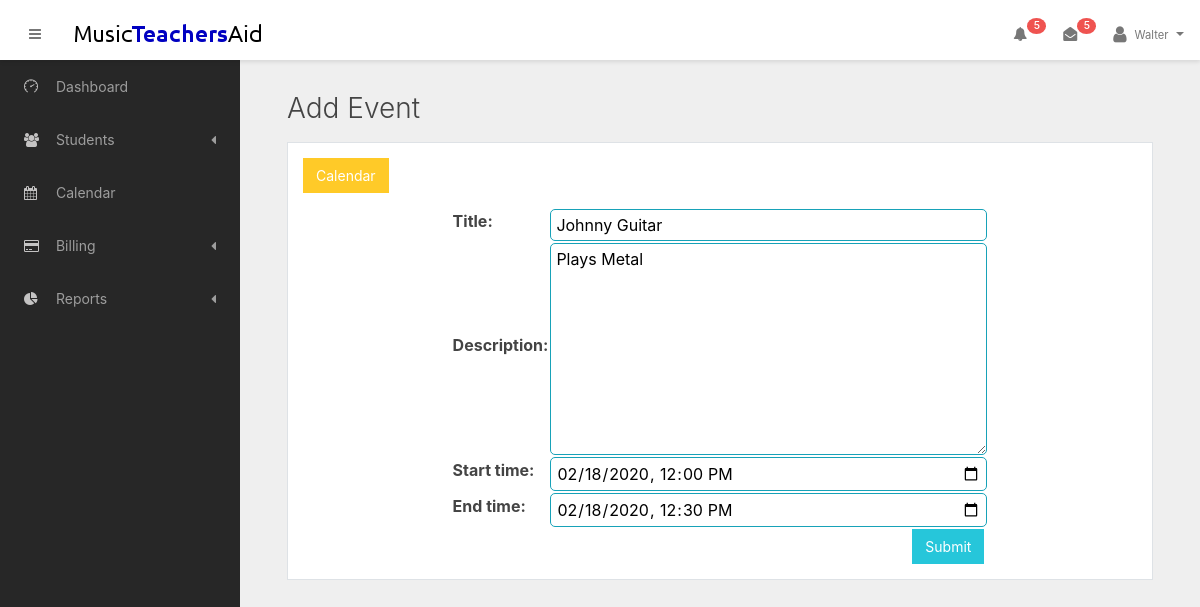
/event/edit/1/ (signed in), run on an earlier commit of the app's database.
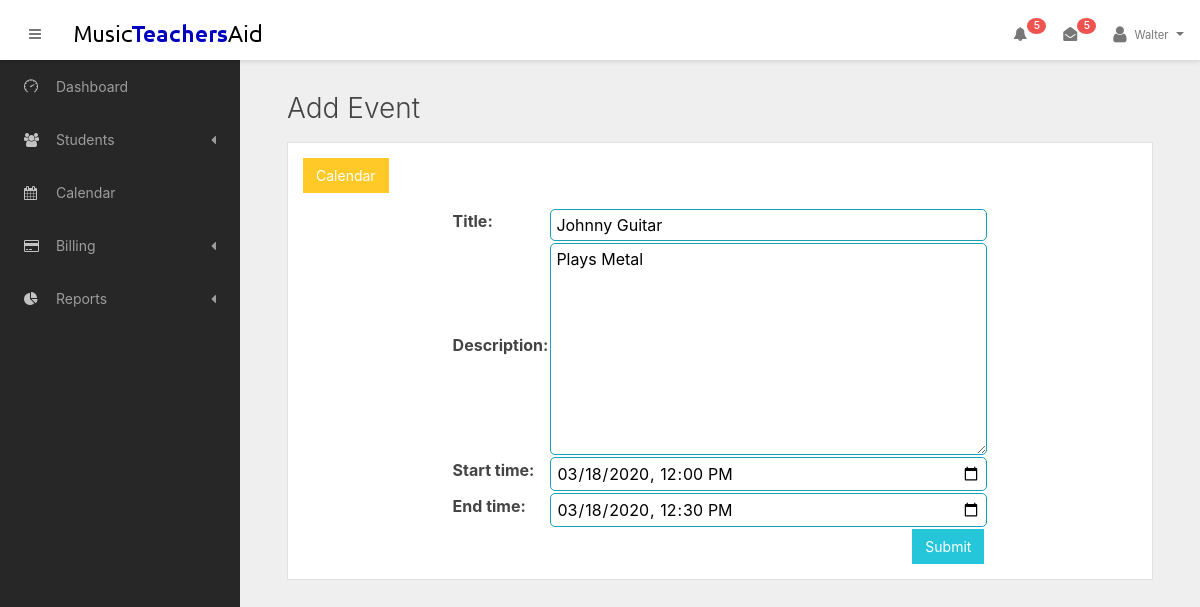
And on a later commit of the database.
### cal/models.py (models this page shows, shortened)
class Event(models.Model):
    title = models.CharField(max_length=200)
    description = models.TextField()
    start_time = models.DateTimeField()
    end_time = models.DateTimeField()

### cal/views.py (the view)
# urls.py: url(r'^event/edit/(?P<event_id>\d+)/$', views.event, name='event_edit'),
@login_required
def event(request, event_id=None):
    instance = Event()
    if event_id:
        instance = get_object_or_404(Event, pk=event_id)
    else:
        instance = Event()
    form = EventForm(request.POST or None, instance=instance)
    if request.POST and form.is_valid():
        form.save()
        return HttpResponseRedirect(reverse('cal:calendar'))
    return render(request, 'cal/event.html', {'form': form})

### cal/forms.py
class EventForm(ModelForm):
    class Meta:
        model = Event
        widgets = {
            'start_time': DateInput(attrs={'type': 'datetime-local'}, format='%Y-%m-%dT%H:%M'),
            'end_time': DateInput(attrs={'type': 'datetime-local'}, format='%Y-%m-%dT%H:%M'),
        }
        fields = '__all__'
    def __init__(self, *args, **kwargs):
        super(EventForm, self).__init__(*args, **kwargs)
        self.fields['start_time'].input_formats = ('%Y-%m-%dT%H:%M',)
        self.fields['end_time'].input_formats = ('%Y-%m-%dT%H:%M',)

### cal/templates/cal/event.html (shortened to what this page needs)
<link rel="stylesheet" type="text/css" href="/static/cal/css/styles.css">
{% extends "base-dashboard.html" %}
{% block content %}
<div class="col-md-12">
    <h2>Add Event</h2>
    <div class="card">
        <div class="clearfix">
            <a class="btn btn-warning left" href="{% url 'cal:calendar' %}"> Calendar </a>
        </div>
        <form method="post">
            <table class="form form-table">
                {{ form }}
                <tr>
                    <td colspan="2">
                        <button type="submit" class="btn btn-info right"> Submit</button>
                    </td>
                </tr>
            </table>
        </form>
    </div>
</div>
{% endblock %}

### templates/base-dashboard.html (shortened to what this page needs)
{% load staticfiles %}
<!DOCTYPE html>
<html lang="en">
<head>
    <link rel="stylesheet" type="text/css" href="{% static 'cal/css/styles.css' %}">
    <link rel="stylesheet" type="text/css"
          href="{% static 'webapp/vendor/simple-line-icons/css/simple-line-icons.css' %}">
    <link rel="stylesheet" type="text/css" href="{% static 'webapp/vendor/font-awesome/css/font-awesome.min.css' %}">
    <link rel="stylesheet" type="text/css" href="{% static 'webapp/css/styles.css' %}">
    {% load bootstrap4 %}
</head>
<body class="sidebar-fixed header-fixed">
<div class="page-wrapper">
    <nav class="navbar page-header">
        <a href="#" class="btn btn-link sidebar-toggle d-md-down-none">
            <i class="fa fa-bars"></i>
        </a>
        <a class="navbar-brand" href="{% url 'dashboard' %}">
            <img src="{% static 'webapp/imgs/logo-mta.png' %}" alt="logo">
        </a>
        <ul class="navbar-nav ml-auto">
            <li class="nav-item d-md-down-none">
                <a href="#">
                    <i class="fa fa-bell"></i>
                    <span class="badge badge-pill badge-danger">5</span>
                </a>
            </li>
            <li class="nav-item d-md-down-none">
                <a href="#">
                    <i class="fa fa-envelope-open"></i>
                    <span class="badge badge-pill badge-danger">5</span>
                </a>
            </li>
            <li class="nav-item dropdown">
                <a class="nav-link dropdown-toggle" href="#" role="button" data-toggle="dropdown" aria-haspopup="true"
                   aria-expanded="false">
                    <i class="fa fa-user fa-lg" aria-hidden="true"></i>
                    <span class="small ml-1 d-md-down-none">{{ user.first_name }}</span>
                </a>
            </li>
        </ul>
    </nav>
    <div class="main-container">
        <div class="sidebar">
            <nav class="sidebar-nav">
                <ul class="nav">
                    <li class="nav-item">
                        <a href="{% url 'dashboard' %}"
                           class="nav-link {% if request.get_full_path == '/account/' %} active {% else %} {% endif %}">
                            <i class="icon icon-speedometer"></i> Dashboard
                        </a>
                    </li>
                    <li class="nav-item nav-dropdown">
                        <a href="#"
                           class="nav-link nav-dropdown-toggle ">
                            <i class="fa fa-users"></i> Students <i class="fa fa-caret-left"></i>
                        </a>
                    </li>
                    <li class="nav-item">
                        <a href="{% url 'cal:calendar' %}"
                           class="nav-link {% if request.get_full_path == '/calendar/' %} active {% else %} {% endif %}">
                            <i class="fa fa-calendar"></i> Calendar
                        </a>
                    </li>
                    <li class="nav-item nav-dropdown">
                        <a href="#"
                           class="nav-link nav-dropdown-toggle">
                            <i class="fa fa-credit-card"></i> Billing <i class="fa fa-caret-left"></i>
                        </a>
                    </li>
                    <li class="nav-item nav-dropdown">
                        <a href="#"
                           class="nav-link nav-dropdown-toggle">
                            <i class="fa fa-pie-chart"></i> Reports <i class="fa fa-caret-left"></i>
                        </a>
                    </li>
                </ul>
            </nav>
        </div>
        <div class="content">
            <div class="container-fluid">
                <div class="row">
                    {% block content %}
                    {% endblock %}
                </div>
            </div>
        </div>
    </div>
</div>
</body>
</html>

### cal/static/cal/css/styles.css (style rules this page uses)
body { font-family: "ptsans", "Lato", "Helvetica Neue", Helvetica, Arial, sans-serif; }
.left { float: left; }
.right { float: right; }
.btn { outline: none; color: black; background-color: transparent; box-shadow: 0 0 0 0; margin-right: 3px; }
.clearfix { margin: 15px; }
.form { margin: auto; }
.form input, .form select, .form textarea { border-radius: 5px; border: 1px solid #17a2b8; outline: none; background: none; padding: 5px; width: 100%; }
a { color: #17a2b8; }

What changed in the data, as far as the page shows it:
changed Event "Johnny Guitar": start_time "02/18/2020 12:00" → "03/18/2020 12:00"; end_time "02/18/2020 12:30" → "03/18/2020 12:30"
